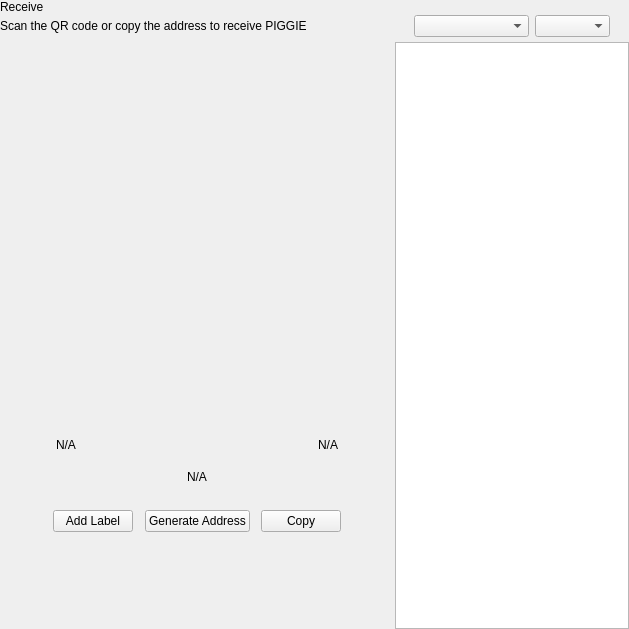
<?xml version="1.0" encoding="UTF-8"?>
<ui version="4.0">
 <class>ReceiveWidget</class>
 <widget class="QWidget" name="ReceiveWidget">
  <property name="geometry">
   <rect>
    <x>0</x>
    <y>0</y>
    <width>629</width>
    <height>629</height>
   </rect>
  </property>
  <property name="minimumSize">
   <size>
    <width>0</width>
    <height>0</height>
   </size>
  </property>
  <property name="windowTitle">
   <string>Form</string>
  </property>
  <layout class="QHBoxLayout" name="horizontalLayout_2" stretch="2,1">
   <property name="spacing">
    <number>0</number>
   </property>
   <property name="leftMargin">
    <number>0</number>
   </property>
   <property name="topMargin">
    <number>0</number>
   </property>
   <property name="rightMargin">
    <number>0</number>
   </property>
   <property name="bottomMargin">
    <number>0</number>
   </property>
   <item>
    <widget class="QWidget" name="left" native="true">
     <layout class="QVBoxLayout" name="verticalLayout_3">
      <property name="leftMargin">
       <number>0</number>
      </property>
      <property name="topMargin">
       <number>0</number>
      </property>
      <property name="rightMargin">
       <number>0</number>
      </property>
      <property name="bottomMargin">
       <number>0</number>
      </property>
      <item>
       <layout class="QVBoxLayout" name="verticalLayout_2">
        <property name="spacing">
         <number>0</number>
        </property>
        <property name="leftMargin">
         <number>0</number>
        </property>
        <item>
         <layout class="QHBoxLayout" name="horizontalLayout_3">
          <property name="spacing">
           <number>0</number>
          </property>
          <item>
           <layout class="QVBoxLayout" name="verticalLayout_4">
            <property name="spacing">
             <number>5</number>
            </property>
            <item>
             <widget class="QLabel" name="labelTitle">
              <property name="text">
               <string>Receive</string>
              </property>
             </widget>
            </item>
            <item alignment="Qt::AlignTop">
             <widget class="QLabel" name="labelSubtitle1">
              <property name="text">
               <string>Scan the QR code or copy the address to receive PIGGIE</string>
              </property>
             </widget>
            </item>
           </layout>
          </item>
          <item>
           <spacer name="horizontalSpacer">
            <property name="orientation">
             <enum>Qt::Horizontal</enum>
            </property>
            <property name="sizeHint" stdset="0">
             <size>
              <width>40</width>
              <height>20</height>
             </size>
            </property>
           </spacer>
          </item>
         </layout>
        </item>
        <item>
         <spacer name="verticalSpacer_2">
          <property name="orientation">
           <enum>Qt::Vertical</enum>
          </property>
          <property name="sizeType">
           <enum>QSizePolicy::Expanding</enum>
          </property>
          <property name="sizeHint" stdset="0">
           <size>
            <width>20</width>
            <height>50</height>
           </size>
          </property>
         </spacer>
        </item>
        <item alignment="Qt::AlignHCenter">
         <widget class="QWidget" name="layoutQR" native="true">
          <property name="maximumSize">
           <size>
            <width>510</width>
            <height>16777215</height>
           </size>
          </property>
          <layout class="QVBoxLayout" name="verticalLayoutQr">
           <item>
            <spacer name="verticalSpacer11">
             <property name="orientation">
              <enum>Qt::Vertical</enum>
             </property>
             <property name="sizeType">
              <enum>QSizePolicy::Fixed</enum>
             </property>
             <property name="sizeHint" stdset="0">
              <size>
               <width>20</width>
               <height>20</height>
              </size>
             </property>
            </spacer>
           </item>
           <item alignment="Qt::AlignHCenter">
            <widget class="QLabel" name="labelQrImg">
             <property name="minimumSize">
              <size>
               <width>260</width>
               <height>260</height>
              </size>
             </property>
             <property name="maximumSize">
              <size>
               <width>260</width>
               <height>260</height>
              </size>
             </property>
             <property name="text">
              <string/>
             </property>
             <property name="alignment">
              <set>Qt::AlignCenter</set>
             </property>
            </widget>
           </item>
           <item>
            <spacer name="verticalSpacer_21">
             <property name="orientation">
              <enum>Qt::Vertical</enum>
             </property>
             <property name="sizeType">
              <enum>QSizePolicy::Fixed</enum>
             </property>
             <property name="sizeHint" stdset="0">
              <size>
               <width>20</width>
               <height>30</height>
              </size>
             </property>
            </spacer>
           </item>
           <item>
            <widget class="QWidget" name="widget" native="true">
             <property name="minimumSize">
              <size>
               <width>0</width>
               <height>0</height>
              </size>
             </property>
             <layout class="QHBoxLayout" name="horizontalLayout_5">
              <item>
               <widget class="QLabel" name="labelLabel">
                <property name="text">
                 <string notr="true">N/A</string>
                </property>
               </widget>
              </item>
              <item>
               <spacer name="horizontalSpacer_2">
                <property name="orientation">
                 <enum>Qt::Horizontal</enum>
                </property>
                <property name="sizeHint" stdset="0">
                 <size>
                  <width>141</width>
                  <height>20</height>
                 </size>
                </property>
               </spacer>
              </item>
              <item>
               <widget class="QLabel" name="labelDate">
                <property name="text">
                 <string notr="true">N/A</string>
                </property>
                <property name="alignment">
                 <set>Qt::AlignRight|Qt::AlignTrailing|Qt::AlignVCenter</set>
                </property>
               </widget>
              </item>
             </layout>
            </widget>
           </item>
           <item>
            <widget class="QLabel" name="labelAddress">
             <property name="sizePolicy">
              <sizepolicy hsizetype="Expanding" vsizetype="Preferred">
               <horstretch>0</horstretch>
               <verstretch>0</verstretch>
              </sizepolicy>
             </property>
             <property name="minimumSize">
              <size>
               <width>300</width>
               <height>0</height>
              </size>
             </property>
             <property name="text">
              <string notr="true">N/A</string>
             </property>
             <property name="alignment">
              <set>Qt::AlignCenter</set>
             </property>
            </widget>
           </item>
           <item>
            <spacer name="verticalSpacer_4">
             <property name="orientation">
              <enum>Qt::Vertical</enum>
             </property>
             <property name="sizeType">
              <enum>QSizePolicy::Fixed</enum>
             </property>
             <property name="sizeHint" stdset="0">
              <size>
               <width>20</width>
               <height>20</height>
              </size>
             </property>
            </spacer>
           </item>
           <item>
            <layout class="QHBoxLayout" name="horizontalLayout_4">
             <item alignment="Qt::AlignHCenter">
              <widget class="QPushButton" name="pushButtonLabel">
               <property name="focusPolicy">
                <enum>Qt::NoFocus</enum>
               </property>
               <property name="text">
                <string>Add Label</string>
               </property>
              </widget>
             </item>
             <item alignment="Qt::AlignHCenter">
              <widget class="QPushButton" name="pushButtonNewAddress">
               <property name="focusPolicy">
                <enum>Qt::NoFocus</enum>
               </property>
               <property name="text">
                <string>Generate Address</string>
               </property>
              </widget>
             </item>
             <item alignment="Qt::AlignHCenter">
              <widget class="QPushButton" name="pushButtonCopy">
               <property name="focusPolicy">
                <enum>Qt::NoFocus</enum>
               </property>
               <property name="text">
                <string>Copy</string>
               </property>
              </widget>
             </item>
            </layout>
           </item>
           <item>
            <spacer name="verticalSpacer_3">
             <property name="orientation">
              <enum>Qt::Vertical</enum>
             </property>
             <property name="sizeType">
              <enum>QSizePolicy::Expanding</enum>
             </property>
             <property name="sizeHint" stdset="0">
              <size>
               <width>20</width>
               <height>20</height>
              </size>
             </property>
            </spacer>
           </item>
          </layout>
         </widget>
        </item>
        <item>
         <spacer name="verticalSpacer">
          <property name="orientation">
           <enum>Qt::Vertical</enum>
          </property>
          <property name="sizeHint" stdset="0">
           <size>
            <width>20</width>
            <height>40</height>
           </size>
          </property>
         </spacer>
        </item>
       </layout>
      </item>
     </layout>
    </widget>
   </item>
   <item>
    <widget class="QWidget" name="right" native="true">
     <layout class="QVBoxLayout" name="verticalLayout_5">
      <property name="spacing">
       <number>0</number>
      </property>
      <property name="leftMargin">
       <number>1</number>
      </property>
      <property name="topMargin">
       <number>0</number>
      </property>
      <property name="rightMargin">
       <number>0</number>
      </property>
      <property name="bottomMargin">
       <number>0</number>
      </property>
      <item>
       <layout class="QVBoxLayout" name="container_right">
        <property name="spacing">
         <number>0</number>
        </property>
        <property name="leftMargin">
         <number>0</number>
        </property>
        <property name="rightMargin">
         <number>0</number>
        </property>
        <item>
         <layout class="QVBoxLayout" name="verticalLayout">
          <property name="spacing">
           <number>6</number>
          </property>
          <property name="leftMargin">
           <number>19</number>
          </property>
          <property name="rightMargin">
           <number>19</number>
          </property>
          <item>
           <widget class="OptionButton" name="btnRequest" native="true"/>
          </item>
          <item>
           <widget class="OptionButton" name="btnMyAddresses" native="true">
            <property name="sizePolicy">
             <sizepolicy hsizetype="Preferred" vsizetype="Minimum">
              <horstretch>0</horstretch>
              <verstretch>0</verstretch>
             </sizepolicy>
            </property>
           </widget>
          </item>
         </layout>
        </item>
        <item>
         <widget class="QWidget" name="sortWidget" native="true">
          <layout class="QHBoxLayout" name="horizontalLayout_6">
           <property name="leftMargin">
            <number>19</number>
           </property>
           <property name="rightMargin">
            <number>19</number>
           </property>
           <property name="bottomMargin">
            <number>5</number>
           </property>
           <item>
            <spacer name="horizontalSpacer_3">
             <property name="orientation">
              <enum>Qt::Horizontal</enum>
             </property>
             <property name="sizeHint" stdset="0">
              <size>
               <width>40</width>
               <height>20</height>
              </size>
             </property>
            </spacer>
           </item>
           <item>
            <widget class="QComboBox" name="comboBoxSort">
             <property name="sizePolicy">
              <sizepolicy hsizetype="Preferred" vsizetype="Fixed">
               <horstretch>0</horstretch>
               <verstretch>0</verstretch>
              </sizepolicy>
             </property>
             <property name="minimumSize">
              <size>
               <width>115</width>
               <height>0</height>
              </size>
             </property>
            </widget>
           </item>
           <item>
            <widget class="QComboBox" name="comboBoxSortOrder">
             <property name="sizePolicy">
              <sizepolicy hsizetype="Preferred" vsizetype="Fixed">
               <horstretch>0</horstretch>
               <verstretch>0</verstretch>
              </sizepolicy>
             </property>
             <property name="minimumSize">
              <size>
               <width>75</width>
               <height>0</height>
              </size>
             </property>
            </widget>
           </item>
          </layout>
         </widget>
        </item>
        <item>
         <widget class="QListView" name="listViewAddress"/>
        </item>
       </layout>
      </item>
     </layout>
    </widget>
   </item>
  </layout>
 </widget>
 <customwidgets>
  <customwidget>
   <class>OptionButton</class>
   <extends>QWidget</extends>
   <header>qt/pivx/optionbutton.h</header>
   <container>1</container>
  </customwidget>
 </customwidgets>
 <resources/>
 <connections/>
</ui>
